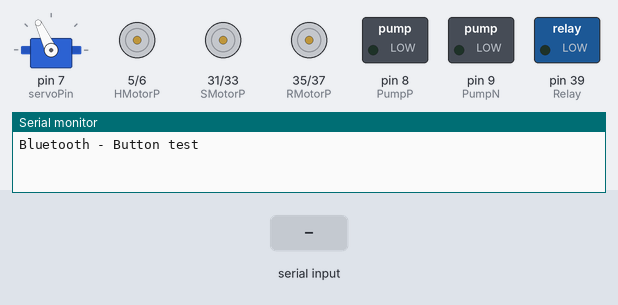
This sketch was run on a simulated Arduino Mega 2560, built with avr-gcc and run on an emulated ATmega2560. Shown: servo, motor-driver pin pairs drawn as motors (green arrow = first pin HIGH = forward, orange = second pin HIGH = backward, longer = more drive), switched loads named in the sketch (green lamp = pin HIGH), the last lines printed to the serial monitor. The test bench sets the inputs (shaded band).

Above: at 1.2 s.
1.3 s: "p" received over the second serial link
At 2.5 s:
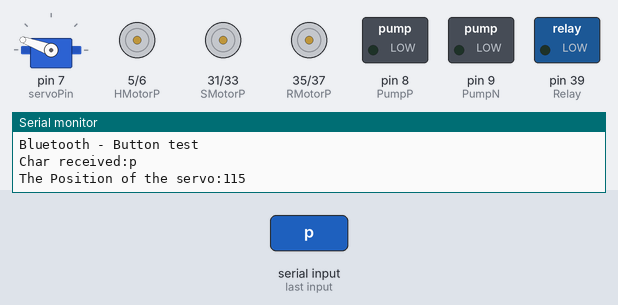
3.2 s: "s" received over the second serial link
At 4.4 s:
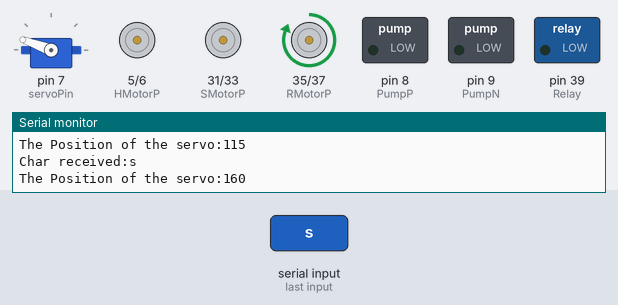
4.7 s: "n" received over the second serial link
At 5.5 s:
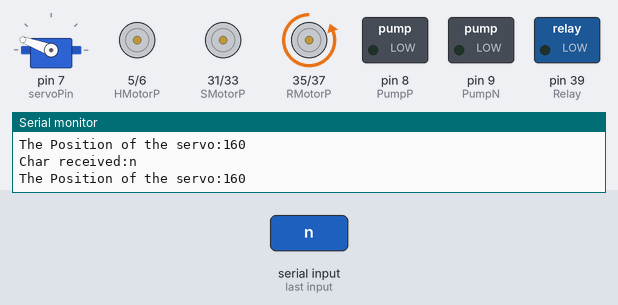
6.2 s: "l" received over the second serial link
At 6.7 s:
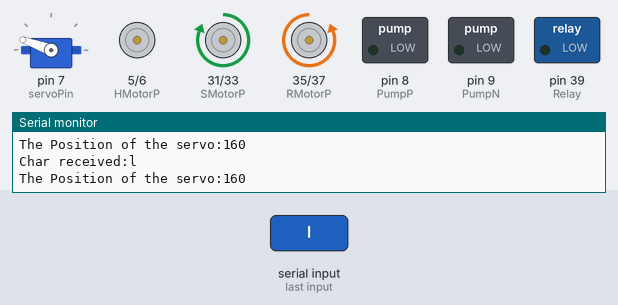
7.7 s: "r" received over the second serial link
At 8.9 s:
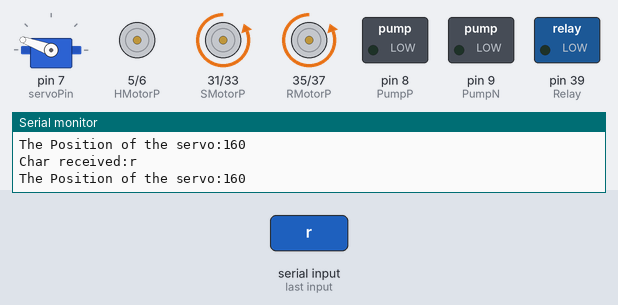
9.2 s: "u" received over the second serial link
At 10.1 s:
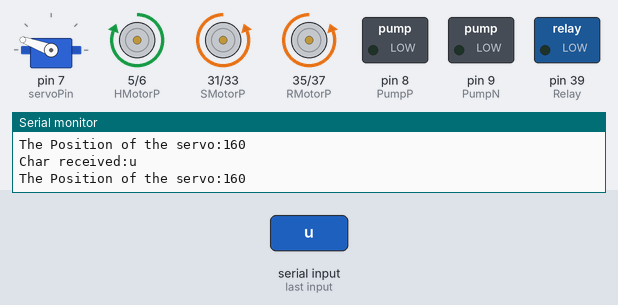
Timing chart, 0 to 11.7 s (numbered marks = the images above; inputs shaded):
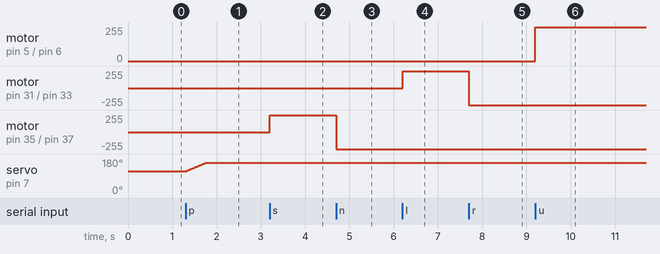

The sketch:

sketch_mar30b.ino
```cpp
#include <SoftwareSerial.h>
#include <Servo.h>


const int TXD = 15; //connect TXD pin on HC-02 module to pin 2 on Arduino MEGA (RX3)
const int RXD = 14; //connect RXD pin on HC-02 module to pin 3 on Arduino MEGA (TX3)
const int RMotorP = 35;
const int RMotorN = 37; //Bottom Turnplate Motor (RMotoe)
//const int RMotorEn= 6; //Bottom Turnplate Motor PWM
const int HMotorP = 5;
const int HMotorN = 6; //Platform Up/Down Motor (HMotor)
const int SMotorP = 31;
const int SMotorN = 33; //Sliding Screw Motor (SMotor)
const int PumpP = 8;
const int PumpN = 9; //Air pump Motor (Pump)
//const int PumpEn= 10; //Air pump Motor PWM
const int Relay = 39; //Relay digital pin
const int servoPin = 7;
Servo myServo;

char input;
int pos;

void setup()
{
  Serial.begin(9600);
  Serial3.begin(9600);
  myServo.attach(servoPin);
  myServo.write(115);
  Serial.println("Bluetooth - Button test");
  pinMode(RMotorP,OUTPUT); pinMode(RMotorN,OUTPUT);
  pinMode(HMotorP,OUTPUT); pinMode(HMotorN,OUTPUT);
  pinMode(SMotorP,OUTPUT); pinMode(SMotorN,OUTPUT);
  pinMode(PumpP,OUTPUT); pinMode(PumpN,OUTPUT);
  pinMode(Relay,OUTPUT);
  digitalWrite(RMotorP,LOW); digitalWrite(RMotorN,LOW);
  digitalWrite(HMotorP,LOW); digitalWrite(HMotorN,LOW);
  digitalWrite(SMotorP,LOW); digitalWrite(SMotorN,LOW);
  digitalWrite(PumpP,LOW); digitalWrite(PumpN,LOW);
  digitalWrite(Relay,LOW);
}


void loop()
{
  if (Serial3.available() > 0)
  {
    input = Serial3.read();
    Serial.print("Char received:");
    Serial.println(input);
    pos = myServo.read();
    Serial.print("The Position of the servo:");
    Serial.println(pos);

    if (input == 's') //Bottom plate turn clockwise
    {
      digitalWrite(RMotorP,HIGH);
      digitalWrite(RMotorN,LOW);
    }
    if (input == 'n') //Bottom plate turn counter-clockwise
    {
      digitalWrite(RMotorP,LOW);
      digitalWrite(RMotorN,HIGH);
    }
    if (input == 'l') //Horizontal move left
    {
      digitalWrite(SMotorP,HIGH);
      digitalWrite(SMotorN,LOW);
    }
    else if (input == 'r') //Horizontal move right
    {
      digitalWrite(SMotorP,LOW);
      digitalWrite(SMotorN,HIGH);
    }
    if (input == 'u') //Horizontal move left
    {
      digitalWrite(HMotorP,HIGH);
      digitalWrite(HMotorN,LOW);
    }
    else if (input == 'd') //Horizontal move right
    {
      digitalWrite(HMotorP,LOW);
      digitalWrite(HMotorN,HIGH);
    }
    else if (input == 'b')
    {
      digitalWrite(PumpP,HIGH);
      digitalWrite(PumpN,LOW);
    }
    else if (input == 'h')
    {
      digitalWrite(PumpP,LOW);
      digitalWrite(PumpN,LOW);
    }
    else if (input == 'p') // Servo rotate clockwise
    {
      while (pos < 160)
      {
        myServo.write(pos + 1);
        pos = myServo.read();
        delay(10);
        if (Serial3.available() )
        {
          input = Serial3.read();
          Serial.println(input);
          break;
        }
      }
    }
    else if (input == 'm') //Servo rotate conter clockwise
    {
      while (pos > 20)
      {
        myServo.write(pos - 1);
        pos = myServo.read();
        delay(10);
        if (Serial3.available() > 0)
        {
          input = Serial3.read();
          Serial.println(input);
          break;
        }
      }

    }
    else if (input == '0')
    {
      digitalWrite(Relay,LOW);
      digitalWrite(SMotorP,LOW);
      digitalWrite(SMotorN,LOW);
      digitalWrite(RMotorP,LOW);
      digitalWrite(RMotorN,LOW);
      digitalWrite(HMotorP,LOW);
      digitalWrite(HMotorN,LOW);
    }
  }
}
```

Measured:
- after the input at 1.3 s, servo on pin 7 (servoPin): moves from 115° to 160° over 0.44 s, starting at once
- after the input at 3.2 s, motor on pin 35 (RMotorP) / pin 37 (RMotorN): stopped → forward 255/255 at once
- after the input at 4.7 s, motor on pin 35 (RMotorP) / pin 37 (RMotorN): forward 255/255 → backward 255/255 at once
- after the input at 6.2 s, motor on pin 31 (SMotorP) / pin 33 (SMotorN): stopped → forward 255/255 at once
- after the input at 7.7 s, motor on pin 31 (SMotorP) / pin 33 (SMotorN): forward 255/255 → backward 255/255 at once
- after the input at 9.2 s, motor on pin 5 (HMotorP) / pin 6 (HMotorN): stopped → forward 255/255 at once
